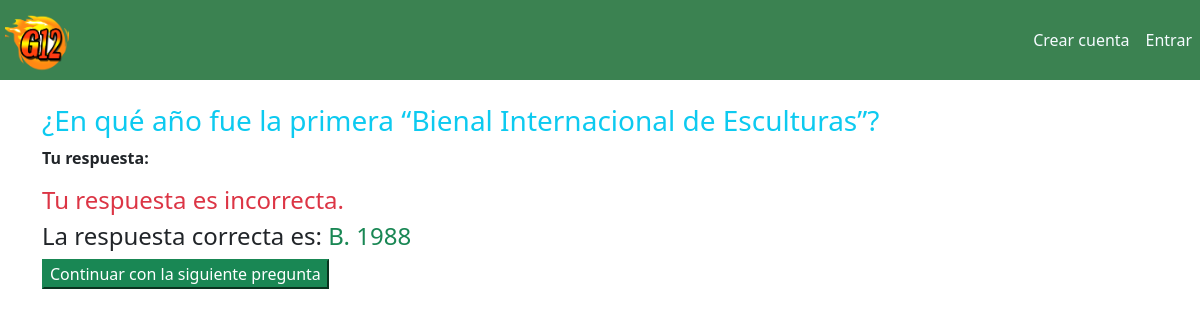
Screenshot of /resultado/39/ with the database file from the repository.
### Quiz/models.py (models this page shows, shortened)
class PreguntasRespondidas(models.Model):
    quizUser = models.ForeignKey(QuizUsuario, on_delete=models.CASCADE, related_name='intentos')
    pregunta=models.ForeignKey(Pregunta, on_delete=models.CASCADE)
    respuesta = models.ForeignKey(ElegirRespuesta, on_delete=models.CASCADE, null=True)
    correcta = models.BooleanField(verbose_name='¿Es estal a respuesta correcta?', default=False, null=False)
    puntaje_obtenido = models.DecimalField(verbose_name='Puntaje Obtenido', default = 0, decimal_places=2, max_digits=6)

class Pregunta(models.Model):
    NUMERO_DE_RESPUESAS_PERMITIDAS = 1
    texto = models.TextField(verbose_name='Texto de la pregunta')
    max_puntaje = models.DecimalField(verbose_name='Maximo Puntaje', default=3, decimal_places=2, max_digits=6)

class ElegirRespuesta(models.Model):
    MAXIMO_RESPUESTA = 3
    pregunta = models.ForeignKey(Pregunta, related_name='opciones', on_delete=models.CASCADE)
    correcta = models.BooleanField(verbose_name='¿Es esta la respuesta correcta?', default=False, null=False)
    texto = models.TextField(verbose_name='Texto de la respuesta')
    def __str__(self):
        return self.texto

### Quiz/views.py (the view)
# urls.py: path('resultado/<int:pregunta_respondida_pk>/', resultado_pregunta, name='resultado')
def resultado_pregunta(request, pregunta_respondida_pk):
    respondida = get_object_or_404(PreguntasRespondidas, pk=pregunta_respondida_pk)
    context = {
        'respondida':respondida
    }
    return render(request,'play/resultados.html',context)

### templates/play/resultados.html (shortened to what this page needs)
{% extends 'base.html' %}
{% block contenido %}
<div class="container">
    <div class="jumbotron my-4">
        <h3 class="text-info">{{respondida.pregunta.texto|safe}}</h3>
        <p><strong>Tu respuesta: </strong>
        </p>
        {% if respondida.respuesta.correcta %}
            <h4 class="text-success">¡Muy Bien!. Tu respuesta es correcta.</h4>
        {% else %}
            <h4 class="text-danger">Tu respuesta es incorrecta.</h4>
            {% for respuesta in respondida.pregunta.opciones.all %}
                {% if respuesta.correcta %}
                <h4>La respuesta correcta es: <span class="text-success">{{respuesta}}</span> </h4>
                {% endif %}
            {% endfor%}
      {% endif %}
        <a href="{% url 'jugar' %}">
            <button class="btn-success">
                Continuar con la siguiente pregunta
            </button>
        </a>
    </div>
</div>
{% endblock %}

### rows the page displays
PreguntasRespondidas: pregunta.texto "¿En qué año fue la primera “Bienal Internacional de Esculturas”?"
ElegirRespuesta: texto "B. 1988"
